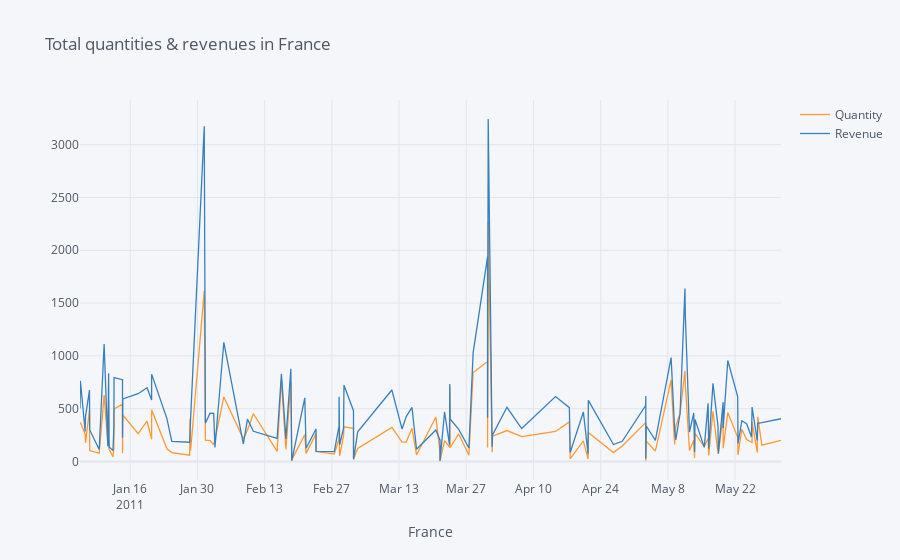

The notebook cell saved with this chart:
### Code cell
df_france2.iplot(kind='line', xTitle='France', title='Total quantities & revenues in France')
